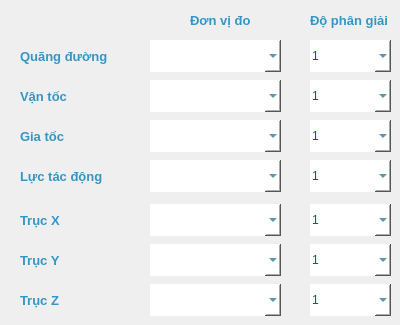
    <widget class="QWidget" name="tab">
     <attribute name="title">
      <string>   Cài đặt   </string>
     </attribute>
     <widget class="QComboBox" name="comboBox_resolutionDistance">
      <property name="geometry">
       <rect>
        <x>310</x>
        <y>40</y>
        <width>81</width>
        <height>32</height>
       </rect>
      </property>
      <property name="font">
       <font>
        <pointsize>10</pointsize>
        <italic>true</italic>
        <bold>true</bold>
       </font>
      </property>
      <property name="layoutDirection">
       <enum>Qt::LeftToRight</enum>
      </property>
      <property name="styleSheet">
       <string notr="true">QComboBox{
color: rgb(2, 87, 122);
background-color: rgb(255, 255, 255);
border: none;
border-style: outset;
border-width: 0px;
}
</string>
      </property>
      <property name="editable">
       <bool>true</bool>
      </property>
      <item>
       <property name="text">
        <string>1</string>
       </property>
      </item>
      <item>
       <property name="text">
        <string>0.1</string>
       </property>
      </item>
      <item>
       <property name="text">
        <string>0.01</string>
       </property>
      </item>
      <item>
       <property name="text">
        <string>0.001</string>
       </property>
      </item>
     </widget>
     <widget class="QComboBox" name="comboBox_unitDistance">
      <property name="geometry">
       <rect>
        <x>150</x>
        <y>40</y>
        <width>131</width>
        <height>32</height>
       </rect>
      </property>
      <property name="font">
       <font>
        <pointsize>10</pointsize>
        <italic>true</italic>
        <bold>true</bold>
       </font>
      </property>
      <property name="layoutDirection">
       <enum>Qt::LeftToRight</enum>
      </property>
      <property name="styleSheet">
       <string notr="true">QComboBox{
color: rgb(2, 87, 122);
background-color: rgb(255, 255, 255);
border: none;
border-style: outset;
border-width: 0px;
}</string>
      </property>
      <property name="editable">
       <bool>true</bool>
      </property>
     </widget>
     <widget class="QLabel" name="label_13">
      <property name="geometry">
       <rect>
        <x>190</x>
        <y>10</y>
        <width>61</width>
        <height>20</height>
       </rect>
      </property>
      <property name="font">
       <font>
        <pointsize>10</pointsize>
        <bold>true</bold>
       </font>
      </property>
      <property name="styleSheet">
       <string notr="true">color: rgb(50, 150, 200);</string>
      </property>
      <property name="text">
       <string>Đơn vị đo</string>
      </property>
     </widget>
     <widget class="QLabel" name="label_12">
      <property name="geometry">
       <rect>
        <x>310</x>
        <y>10</y>
        <width>81</width>
        <height>21</height>
       </rect>
      </property>
      <property name="font">
       <font>
        <pointsize>10</pointsize>
        <bold>true</bold>
       </font>
      </property>
      <property name="styleSheet">
       <string notr="true">color: rgb(50, 150, 200);</string>
      </property>
      <property name="text">
       <string>Độ phân giải</string>
      </property>
     </widget>
     <widget class="QLabel" name="label_14">
      <property name="geometry">
       <rect>
        <x>20</x>
        <y>46</y>
        <width>121</width>
        <height>20</height>
       </rect>
      </property>
      <property name="font">
       <font>
        <pointsize>10</pointsize>
        <bold>true</bold>
       </font>
      </property>
      <property name="styleSheet">
       <string notr="true">color: rgb(50, 150, 200);</string>
      </property>
      <property name="text">
       <string>Quãng đường</string>
      </property>
     </widget>
     <widget class="QComboBox" name="comboBox_resolutionSpeed">
      <property name="geometry">
       <rect>
        <x>310</x>
        <y>80</y>
        <width>81</width>
        <height>32</height>
       </rect>
      </property>
      <property name="font">
       <font>
        <pointsize>10</pointsize>
        <italic>true</italic>
        <bold>true</bold>
       </font>
      </property>
      <property name="layoutDirection">
       <enum>Qt::LeftToRight</enum>
      </property>
      <property name="styleSheet">
       <string notr="true">QComboBox{
color: rgb(2, 87, 122);
background-color: rgb(255, 255, 255);
border: none;
border-style: outset;
border-width: 0px;
}
</string>
      </property>
      <property name="editable">
       <bool>true</bool>
      </property>
      <item>
       <property name="text">
        <string>1</string>
       </property>
      </item>
      <item>
       <property name="text">
        <string>0.1</string>
       </property>
      </item>
      <item>
       <property name="text">
        <string>0.01</string>
       </property>
      </item>
      <item>
       <property name="text">
        <string>0.001</string>
       </property>
      </item>
     </widget>
     <widget class="QLabel" name="label_15">
      <property name="geometry">
       <rect>
        <x>20</x>
        <y>86</y>
        <width>121</width>
        <height>20</height>
       </rect>
      </property>
      <property name="font">
       <font>
        <pointsize>10</pointsize>
        <bold>true</bold>
       </font>
      </property>
      <property name="styleSheet">
       <string notr="true">color: rgb(50, 150, 200);</string>
      </property>
      <property name="text">
       <string>Vận tốc</string>
      </property>
     </widget>
     <widget class="QComboBox" name="comboBox_unitSpeed">
      <property name="geometry">
       <rect>
        <x>150</x>
        <y>80</y>
        <width>131</width>
        <height>32</height>
       </rect>
      </property>
      <property name="font">
       <font>
        <pointsize>10</pointsize>
        <italic>true</italic>
        <bold>true</bold>
       </font>
      </property>
      <property name="layoutDirection">
       <enum>Qt::LeftToRight</enum>
      </property>
      <property name="styleSheet">
       <string notr="true">QComboBox{
color: rgb(2, 87, 122);
background-color: rgb(255, 255, 255);
border: none;
border-style: outset;
border-width: 0px;
}
</string>
      </property>
      <property name="editable">
       <bool>true</bool>
      </property>
     </widget>
     <widget class="QComboBox" name="comboBox_resolutionAcceleration">
      <property name="geometry">
       <rect>
        <x>310</x>
        <y>120</y>
        <width>81</width>
        <height>32</height>
       </rect>
      </property>
      <property name="font">
       <font>
        <pointsize>10</pointsize>
        <italic>true</italic>
        <bold>true</bold>
       </font>
      </property>
      <property name="layoutDirection">
       <enum>Qt::LeftToRight</enum>
      </property>
      <property name="styleSheet">
       <string notr="true">QComboBox{
color: rgb(2, 87, 122);
background-color: rgb(255, 255, 255);
border: none;
border-style: outset;
border-width: 0px;
}
</string>
      </property>
      <property name="editable">
       <bool>true</bool>
      </property>
      <item>
       <property name="text">
        <string>1</string>
       </property>
      </item>
      <item>
       <property name="text">
        <string>0.1</string>
       </property>
      </item>
      <item>
       <property name="text">
        <string>0.01</string>
       </property>
      </item>
      <item>
       <property name="text">
        <string>0.001</string>
       </property>
      </item>
     </widget>
     <widget class="QLabel" name="label_16">
      <property name="geometry">
       <rect>
        <x>20</x>
        <y>126</y>
        <width>121</width>
        <height>20</height>
       </rect>
      </property>
      <property name="font">
       <font>
        <pointsize>10</pointsize>
        <bold>true</bold>
       </font>
      </property>
      <property name="styleSheet">
       <string notr="true">color: rgb(50, 150, 200);</string>
      </property>
      <property name="text">
       <string>Gia tốc</string>
      </property>
     </widget>
     <widget class="QComboBox" name="comboBox_unitAcceleration">
      <property name="geometry">
       <rect>
        <x>150</x>
        <y>120</y>
        <width>131</width>
        <height>32</height>
       </rect>
      </property>
      <property name="font">
       <font>
        <pointsize>10</pointsize>
        <italic>true</italic>
        <bold>true</bold>
       </font>
      </property>
      <property name="layoutDirection">
       <enum>Qt::LeftToRight</enum>
      </property>
      <property name="styleSheet">
       <string notr="true">QComboBox{
color: rgb(2, 87, 122);
background-color: rgb(255, 255, 255);
border: none;
border-style: outset;
border-width: 0px;
}
</string>
      </property>
      <property name="editable">
       <bool>true</bool>
      </property>
     </widget>
     <widget class="QComboBox" name="comboBox_resolutionForce">
      <property name="geometry">
       <rect>
        <x>310</x>
        <y>160</y>
        <width>81</width>
        <height>32</height>
       </rect>
      </property>
      <property name="font">
       <font>
        <pointsize>10</pointsize>
        <italic>true</italic>
        <bold>true</bold>
       </font>
      </property>
      <property name="layoutDirection">
       <enum>Qt::LeftToRight</enum>
      </property>
      <property name="styleSheet">
       <string notr="true">QComboBox{
color: rgb(2, 87, 122);
background-color: rgb(255, 255, 255);
border: none;
border-style: outset;
border-width: 0px;
}
</string>
      </property>
      <property name="editable">
       <bool>true</bool>
      </property>
      <item>
       <property name="text">
        <string>1</string>
       </property>
      </item>
      <item>
       <property name="text">
        <string>0.1</string>
       </property>
      </item>
      <item>
       <property name="text">
        <string>0.01</string>
       </property>
      </item>
      <item>
       <property name="text">
        <string>0.001</string>
       </property>
      </item>
     </widget>
     <widget class="QLabel" name="label_17">
      <property name="geometry">
       <rect>
        <x>20</x>
        <y>166</y>
        <width>121</width>
        <height>20</height>
       </rect>
      </property>
      <property name="font">
       <font>
        <pointsize>10</pointsize>
        <bold>true</bold>
       </font>
      </property>
      <property name="styleSheet">
       <string notr="true">color: rgb(50, 150, 200);</string>
      </property>
      <property name="text">
       <string>Lực tác động</string>
      </property>
     </widget>
     <widget class="QComboBox" name="comboBox_unitForce">
      <property name="geometry">
       <rect>
        <x>150</x>
        <y>160</y>
        <width>131</width>
        <height>32</height>
       </rect>
      </property>
      <property name="font">
       <font>
        <pointsize>10</pointsize>
        <italic>true</italic>
        <bold>true</bold>
       </font>
      </property>
      <property name="layoutDirection">
       <enum>Qt::LeftToRight</enum>
      </property>
      <property name="styleSheet">
       <string notr="true">QComboBox{
color: rgb(2, 87, 122);
background-color: rgb(255, 255, 255);
border: none;
border-style: outset;
border-width: 0px;
}
</string>
      </property>
      <property name="editable">
       <bool>true</bool>
      </property>
     </widget>
     <widget class="QComboBox" name="comboBox_resolutionAxisX">
      <property name="geometry">
       <rect>
        <x>310</x>
        <y>204</y>
        <width>81</width>
        <height>32</height>
       </rect>
      </property>
      <property name="font">
       <font>
        <pointsize>10</pointsize>
        <italic>true</italic>
        <bold>true</bold>
       </font>
      </property>
      <property name="layoutDirection">
       <enum>Qt::LeftToRight</enum>
      </property>
      <property name="styleSheet">
       <string notr="true">QComboBox{
color: rgb(2, 87, 122);
background-color: rgb(255, 255, 255);
border: none;
border-style: outset;
border-width: 0px;
}
</string>
      </property>
      <property name="editable">
       <bool>true</bool>
      </property>
      <item>
       <property name="text">
        <string>1</string>
       </property>
      </item>
      <item>
       <property name="text">
        <string>0.1</string>
       </property>
      </item>
      <item>
       <property name="text">
        <string>0.01</string>
       </property>
      </item>
      <item>
       <property name="text">
        <string>0.001</string>
       </property>
      </item>
     </widget>
     <widget class="QComboBox" name="comboBox_unitAxisX">
      <property name="geometry">
       <rect>
        <x>150</x>
        <y>204</y>
        <width>131</width>
        <height>32</height>
       </rect>
      </property>
      <property name="font">
       <font>
        <pointsize>10</pointsize>
        <italic>true</italic>
        <bold>true</bold>
       </font>
      </property>
      <property name="layoutDirection">
       <enum>Qt::LeftToRight</enum>
      </property>
      <property name="styleSheet">
       <string notr="true">QComboBox{
color: rgb(2, 87, 122);
background-color: rgb(255, 255, 255);
border: none;
border-style: outset;
border-width: 0px;
}
</string>
      </property>
      <property name="editable">
       <bool>true</bool>
      </property>
     </widget>
     <widget class="QLabel" name="label_18">
      <property name="geometry">
       <rect>
        <x>20</x>
        <y>210</y>
        <width>121</width>
        <height>20</height>
       </rect>
      </property>
      <property name="font">
       <font>
        <pointsize>10</pointsize>
        <bold>true</bold>
       </font>
      </property>
      <property name="styleSheet">
       <string notr="true">color: rgb(50, 150, 200);</string>
      </property>
      <property name="text">
       <string>Trục X</string>
      </property>
     </widget>
     <widget class="QComboBox" name="comboBox_resolutionAxisY">
      <property name="geometry">
       <rect>
        <x>310</x>
        <y>244</y>
        <width>81</width>
        <height>32</height>
       </rect>
      </property>
      <property name="font">
       <font>
        <pointsize>10</pointsize>
        <italic>true</italic>
        <bold>true</bold>
       </font>
      </property>
      <property name="layoutDirection">
       <enum>Qt::LeftToRight</enum>
      </property>
      <property name="styleSheet">
       <string notr="true">QComboBox{
color: rgb(2, 87, 122);
background-color: rgb(255, 255, 255);
border: none;
border-style: outset;
border-width: 0px;
}
</string>
      </property>
      <property name="editable">
       <bool>true</bool>
      </property>
      <item>
       <property name="text">
        <string>1</string>
       </property>
      </item>
      <item>
       <property name="text">
        <string>0.1</string>
       </property>
      </item>
      <item>
       <property name="text">
        <string>0.01</string>
       </property>
      </item>
      <item>
       <property name="text">
        <string>0.001</string>
       </property>
      </item>
     </widget>
     <widget class="QComboBox" name="comboBox_unitAxisY">
      <property name="geometry">
       <rect>
        <x>150</x>
        <y>244</y>
        <width>131</width>
        <height>32</height>
       </rect>
      </property>
      <property name="font">
       <font>
        <pointsize>10</pointsize>
        <italic>true</italic>
        <bold>true</bold>
       </font>
      </property>
      <property name="layoutDirection">
       <enum>Qt::LeftToRight</enum>
      </property>
      <property name="styleSheet">
       <string notr="true">QComboBox{
color: rgb(2, 87, 122);
background-color: rgb(255, 255, 255);
border: none;
border-style: outset;
border-width: 0px;
}
</string>
      </property>
      <property name="editable">
       <bool>true</bool>
      </property>
     </widget>
     <widget class="QLabel" name="label_19">
      <property name="geometry">
       <rect>
        <x>20</x>
        <y>250</y>
        <width>121</width>
        <height>20</height>
       </rect>
      </property>
      <property name="font">
       <font>
        <pointsize>10</pointsize>
        <bold>true</bold>
       </font>
      </property>
      <property name="styleSheet">
       <string notr="true">color: rgb(50, 150, 200);</string>
      </property>
      <property name="text">
       <string>Trục Y</string>
      </property>
     </widget>
     <widget class="QComboBox" name="comboBox_resolutionAxisZ">
      <property name="geometry">
       <rect>
        <x>310</x>
        <y>284</y>
        <width>81</width>
        <height>32</height>
       </rect>
      </property>
      <property name="font">
       <font>
        <pointsize>10</pointsize>
        <italic>true</italic>
        <bold>true</bold>
       </font>
      </property>
      <property name="layoutDirection">
       <enum>Qt::LeftToRight</enum>
      </property>
      <property name="styleSheet">
       <string notr="true">QComboBox{
color: rgb(2, 87, 122);
background-color: rgb(255, 255, 255);
border: none;
border-style: outset;
border-width: 0px;
}
</string>
      </property>
      <property name="editable">
       <bool>true</bool>
      </property>
      <item>
       <property name="text">
        <string>1</string>
       </property>
      </item>
      <item>
       <property name="text">
        <string>0.1</string>
       </property>
      </item>
      <item>
       <property name="text">
        <string>0.01</string>
       </property>
      </item>
      <item>
       <property name="text">
        <string>0.001</string>
       </property>
      </item>
     </widget>
     <widget class="QComboBox" name="comboBox_unitAxisZ">
      <property name="geometry">
       <rect>
        <x>150</x>
        <y>284</y>
        <width>131</width>
        <height>32</height>
       </rect>
      </property>
      <property name="font">
       <font>
        <pointsize>10</pointsize>
        <italic>true</italic>
        <bold>true</bold>
       </font>
      </property>
      <property name="layoutDirection">
       <enum>Qt::LeftToRight</enum>
      </property>
      <property name="styleSheet">
       <string notr="true">QComboBox{
color: rgb(2, 87, 122);
background-color: rgb(255, 255, 255);
border: none;
border-style: outset;
border-width: 0px;
}
</string>
      </property>
      <property name="editable">
       <bool>true</bool>
      </property>
     </widget>
     <widget class="QLabel" name="label_20">
      <property name="geometry">
       <rect>
        <x>20</x>
        <y>290</y>
        <width>121</width>
        <height>20</height>
       </rect>
      </property>
      <property name="font">
       <font>
        <pointsize>10</pointsize>
        <bold>true</bold>
       </font>
      </property>
      <property name="styleSheet">
       <string notr="true">color: rgb(50, 150, 200);</string>
      </property>
      <property name="text">
       <string>Trục Z</string>
      </property>
     </widget>
    </widget>
